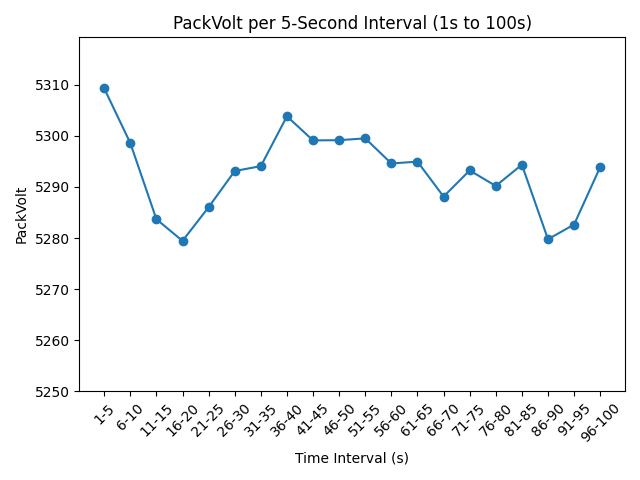

Reproduce this figure in Python.
import pandas as pd
import matplotlib.pyplot as plt

# CSV 파일 로드
df = pd.read_csv(r'C:\Users\admin\Desktop\2025. 04.25 PN\Edit.csv')

# 'time' 컬럼(MM:SS.s) → 총 초(second)로 변환
time_split = df['time'].str.split(':', expand=True)
minutes = time_split[0].astype(float)
seconds = time_split[1].astype(float)
df['total_seconds'] = minutes * 60 + seconds

# 시작 시점을 0초로 맞추기 위해 첫 데이터의 초값 활용
start_time = df['total_seconds'].iloc[0]
df['rel_seconds'] = df['total_seconds'] - start_time

# 1초부터 100초 구간만 필터링 및 복사
df_filtered = df[(df['rel_seconds'] >= 1) & (df['rel_seconds'] <= 100)].copy()

# 5초 단위로 구간 나누기
bins = list(range(1, 102, 5))  # 1, 6, 11, ..., 101
labels = [f"{bins[i]}-{bins[i+1]-1}" for i in range(len(bins)-1)]
df_filtered['interval'] = pd.cut(df_filtered['rel_seconds'], bins=bins, labels=labels, include_lowest=True)

# 구간별 평균 PackVolt 계산
grouped = df_filtered.groupby('interval')['PackVolt'].mean()

# 꺾은선 그래프 시각화
plt.figure()
plt.plot(grouped.index, grouped.values, marker='o')
plt.xlabel('Time Interval (s)')
plt.ylabel('PackVolt')
plt.title('PackVolt per 5-Second Interval (1s to 100s)')
plt.ylim(5250, grouped.max() + 10)
plt.xticks(rotation=45)
plt.tight_layout()
plt.show()
